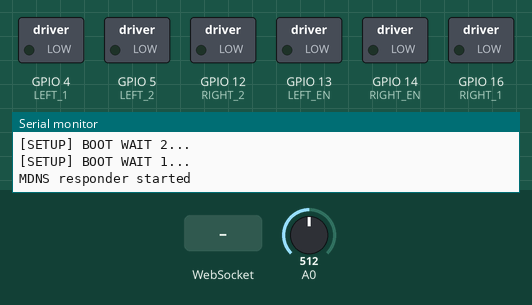
Simulated run of this sketch. Board: ESP8266 (NodeMCU). On the bench: switched loads named in the sketch (green lamp = pin HIGH), the last lines printed to the serial monitor. Inputs (shaded band) come from the test bench; at power-on: A0 = 512.

Above: at 5.3 s.
5.4 s: WebSocket text "vertical" received
At 6.2 s:
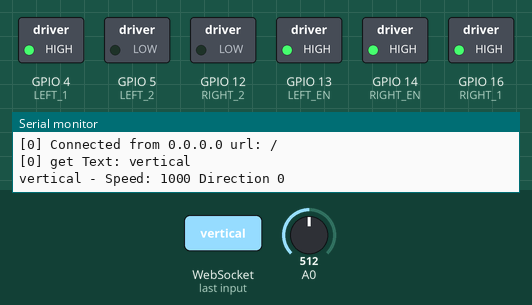
7.1 s: WebSocket text "horizontal" received
At 7.5 s:
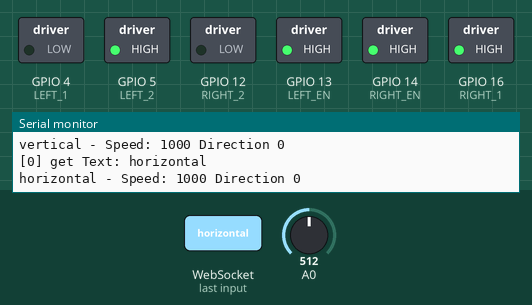
8.6 s: WebSocket text "stop" received
At 9.9 s:
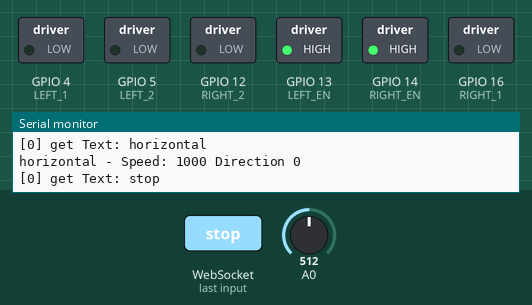
Timing chart, 0 to 11.6 s (numbered marks = the images above; inputs shaded):
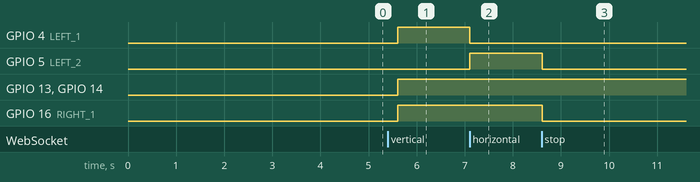

The sketch:

CarESP8266.ino
```cpp
#include <Arduino.h>

#include <ESP8266WiFi.h>
#include <ESP8266WiFiMulti.h>
#include <WebSocketsServer.h>
#include <ESP8266WebServer.h>
#include <ESP8266mDNS.h>
#include <Hash.h>

#define WifiSSID "Car"
#define WifiPASS "987654321"

#define USE_SERIAL Serial
#define LEFT_1 4
#define LEFT_2 5
#define LEFT_EN 13
#define RIGHT_1 16
#define RIGHT_2 12
#define RIGHT_EN 14

int ADCvalue =0;

ESP8266WiFiMulti WiFiMulti;

ESP8266WebServer server(80);
WebSocketsServer webSocket = WebSocketsServer(81);

void Set_Speed(String MOTOR, int SPEED) {
    int dir = 0;
    if(SPEED == 512) {
        digitalWrite(LEFT_1, LOW);
        digitalWrite(LEFT_2, LOW);
        digitalWrite(RIGHT_1, LOW);
        digitalWrite(RIGHT_2, LOW);
        return;
    }
    else if (SPEED > 512) {
      dir = 1;
    }
    SPEED = map(SPEED,0,1023,-700,700);
    if(SPEED <0){
      SPEED = SPEED* (-1);
    }
    SPEED+=300;

    if(MOTOR == "vertical") {
        USE_SERIAL.printf("vertical - Speed: %u Direction %u \n", SPEED, dir);
        if(!dir){
              analogWrite(LEFT_EN, SPEED);
              analogWrite(RIGHT_EN, SPEED);

              digitalWrite(LEFT_1, HIGH);//back
              digitalWrite(LEFT_2, LOW);
              digitalWrite(RIGHT_1, HIGH);
              digitalWrite(RIGHT_2, LOW);
        }
        else{
              analogWrite(LEFT_EN, SPEED);
              analogWrite(RIGHT_EN, SPEED);
              digitalWrite(LEFT_1, LOW);
              digitalWrite(LEFT_2, HIGH);
              digitalWrite(RIGHT_1, LOW);
              digitalWrite(RIGHT_2, HIGH);
        }
    } else if(MOTOR == "horizontal") {
        USE_SERIAL.printf("horizontal - Speed: %u Direction %u \n", SPEED, dir);
        if(!dir){
              analogWrite(LEFT_EN, SPEED);
              analogWrite(RIGHT_EN, SPEED);
              digitalWrite(LEFT_1, LOW);
              digitalWrite(LEFT_2, HIGH);
              digitalWrite(RIGHT_1, HIGH);
              digitalWrite(RIGHT_2, LOW);
        }
        else{
              analogWrite(LEFT_EN, SPEED);
              analogWrite(RIGHT_EN, SPEED);
              digitalWrite(LEFT_1, HIGH);
              digitalWrite(LEFT_2, LOW);
              digitalWrite(RIGHT_1, LOW);
              digitalWrite(RIGHT_2, HIGH);
        }
    }
}

void webSocketEvent(uint8_t num, WStype_t type, uint8_t * payload, size_t lenght) {

    switch(type) {
        case WStype_DISCONNECTED:
            USE_SERIAL.printf("[%u] Disconnected!\n", num);
            break;
        case WStype_CONNECTED: {
            IPAddress ip = webSocket.remoteIP(num);
            USE_SERIAL.printf("[%u] Connected from %d.%d.%d.%d url: %s\n", num, ip[0], ip[1], ip[2], ip[3], payload);

            // send message to client
            webSocket.sendTXT(num, "Connected");
        }
            break;
        case WStype_TEXT:
            USE_SERIAL.printf("[%u] get Text: %s\n", num, payload);
            String strpayload = (char*)payload;

            if(int location = strpayload.indexOf(':')) {
                String MOTOR = strpayload.substring(0, location);
                String SPEED = strpayload.substring(location+1);

                if(MOTOR == "stop")
                {
                  digitalWrite(LEFT_1, LOW);
                  digitalWrite(LEFT_2, LOW);
                  digitalWrite(RIGHT_1, LOW);
                  digitalWrite(RIGHT_2, LOW);
                }
                else if (MOTOR == "left")
                {
                  MOTOR = "horizontal";
                  SPEED = "250";
                int intSPEED = SPEED.toInt();
                Set_Speed(MOTOR, intSPEED);
                }
                else if (MOTOR == "right")
                {
                  MOTOR = "horizontal";
                  SPEED = "750";
                int intSPEED = SPEED.toInt();
                Set_Speed(MOTOR, intSPEED);
                }
                else if (MOTOR == "front")
                {
                  MOTOR = "vertical";
                  SPEED = "750";
                int intSPEED = SPEED.toInt();
                Set_Speed(MOTOR, intSPEED);
                }
                else if (MOTOR == "back")
                {
                  MOTOR = "vertical";
                  SPEED = "250";
                int intSPEED = SPEED.toInt();
                Set_Speed(MOTOR, intSPEED);
                }
                else
                {
                int intSPEED = SPEED.toInt();


                Set_Speed(MOTOR, intSPEED);
                }
            }
            break;
    }

}

void setup() {
    //USE_SERIAL.begin(921600);
    USE_SERIAL.begin(115200);

    USE_SERIAL.setDebugOutput(true);

    USE_SERIAL.println();
    USE_SERIAL.println();
    USE_SERIAL.println();

    for(uint8_t t = 4; t > 0; t--) {
        USE_SERIAL.printf("[SETUP] BOOT WAIT %d...\n", t);
        USE_SERIAL.flush();
        delay(1000);
    }

    pinMode(LEFT_1, OUTPUT);
    pinMode(LEFT_2, OUTPUT);
    pinMode(LEFT_EN, OUTPUT);
    pinMode(RIGHT_1, OUTPUT);
    pinMode(RIGHT_2, OUTPUT);
    pinMode(RIGHT_EN, OUTPUT);

WiFi.mode(WIFI_STA);
  WiFi.disconnect();
  delay(100);

  IPAddress localIp(192,168,1,1);
  IPAddress gateway(192,168,1,1);
  IPAddress subnet(255,255,255,0);

  WiFi.softAPConfig(localIp, gateway, subnet);
  WiFi.softAP(WifiSSID,WifiPASS);

    // start webSocket server
    webSocket.begin();
    webSocket.onEvent(webSocketEvent);

    if(MDNS.begin("robot")) {
        USE_SERIAL.println("MDNS responder started");
    }

    // handle index
    server.on("/", []() {
        // send index.html
        server.send(200, "text/html", "<html><head><title>Controller</title><script type='text/javascript'>function send(n) {var o = parseInt(document.getElementById(n).value);console.log(n + ': ' + o.toString()),connection.send(n + ':' + o.toString())}var connection = new WebSocket('ws://' + location.hostname + ':81/',['arduino']);connection.onopen = function() {connection.send('#Connect ' + new Date)},connection.onerror = function(n) {console.log('WebSocket Error ', n)},connection.onmessage = function(n) {console.log('WebSocket Message ', n.data)},document.addEventListener('DOMContentLoaded', function(n) {var o = document.getElementById('vertical')  , e = document.getElementById('horizontal')  , t = document.getElementById('stop')  , c = document.getElementById('front')  , v = document.getElementById('back')  , b = document.getElementById('left')  , n = document.getElementById('right');t.onclick = function() {send('stop')},c.onmousedown = function(n) {send('front')},c.onmouseup = function(n) {o.value = 512,send('vertical'),o.onmousemove = null},v.onmousedown = function(n) {send('back')},v.onmouseup = function(n) {o.value = 512,send('vertical'),o.onmousemove = null},b.onmousedown = function(n) {send('left')},b.onmouseup = function(n) {e.value = 512,send('horizontal'),e.onmousemove = null},n.onmousedown = function(n) {send('right')},n.onmouseup = function(n) {e.value = 512,send('horizontal'),e.onmousemove = null},c.ontouchstart = function(n) {e.ontouchmove = function() {send('front')}},c.ontouchend = function(n) {o.value = 512,send('vertical'),o.ontouchmove = null},v.ontouchstart = function(n) {o.ontouchmove = function() {send('back')}},v.ontouchend = function(n) {o.value = 512,send('vertical'),o.ontouchmove = null},b.ontouchstart = function(n) {e.ontouchmove = function() {send('left')}},b.ontouchend = function(n) {e.value = 512,send('horizontal'),e.ontouchmove = null},n.ontouchstart = function(n) {e.ontouchmove = function() {send('right')}},n.ontouchend = function(n) {e.value = 512,send('horizontal'),e.ontouchmove = null},o.onmousedown = function(n) {o.onmousemove = function() {send('vertical')}},o.onmouseup = function(n) {o.value = 512,send('vertical'),o.onmousemove = null},e.onmousedown = function(n) {e.onmousemove = function() {send('horizontal')}},e.onmouseup = function(n) {e.value = 512,send('horizontal'),e.onmousemove = null},o.ontouchstart = function(n) {o.ontouchmove = function() {send('vertical')}},o.ontouchend = function(n) {o.value = 512,send('vertical'),o.ontouchmove = null},e.ontouchstart = function(n) {e.ontouchmove = function() {send('horizontal')}},e.ontouchend = function(n) {e.value = 512,send('horizontal'),e.ontouchmove = null}});</script></head><body><input id='vertical' type='range' min='0' max='1023' step='1' value='512' orient='vertical' style='writing-mode: bt-lr;-webkit-appearance: slider-vertical; display: inline; float: left; height: 18vh; width: 25%; zoom: 5'/><input id='horizontal' type='range' min='0' max='1023' step='1' value='512' orient='horizontal' style='writing-mode: bt-lr;-webkit-appearance: slider-horizontal; display: inline; float: right; height: 18vh; width: 25%; zoom: 5'/><input id='front' type='button' value='FRONT' style='margin-left: 50px'/><br><input id='left' type='button' value='LEFT'/><input id='stop' type='button' value='STOP'/><input id='right' type='button' value='RIGHT'/><br><input id='back' type='button' value='BACK' style='margin-left: 50px'/>   <h2 id='adc'></h2>     <script type='text/javascript'>window.onload = function(){setInterval(function(){  var xmlHttp = new XMLHttpRequest();xmlHttp.onreadystatechange = function() {  if (xmlHttp.readyState == 4 && xmlHttp.status == 200)   document.getElementById('adc').innerText = xmlHttp.responseText +'%';};xmlHttp.open('GET', '/adc', true);xmlHttp.send(null);}, 3000);};</script></body></html>");
    });

    server.on("/adc",[](){
      server.send(200,"text/html", String(ADCvalue));
    });

    server.begin();

    // Add service to MDNS
    MDNS.addService("http", "tcp", 80);
    MDNS.addService("ws", "tcp", 81);
}

void loop() {
    ADCvalue = analogRead(A0);
    ADCvalue = map(ADCvalue,815,1023,0,100);
    delay(300);
    webSocket.loop();
    server.handleClient();
}
```

Measured:
- after the input at 5.4 s, GPIO 4 (LEFT_1), GPIO 13 (LEFT_EN), GPIO 14 (RIGHT_EN), GPIO 16 (RIGHT_1): LOW → HIGH after 0.21 s
- after the input at 7.1 s, GPIO 4 (LEFT_1): HIGH → LOW at once; GPIO 5 (LEFT_2): LOW → HIGH at once
- after the input at 8.6 s, GPIO 5 (LEFT_2), GPIO 16 (RIGHT_1): HIGH → LOW at once
